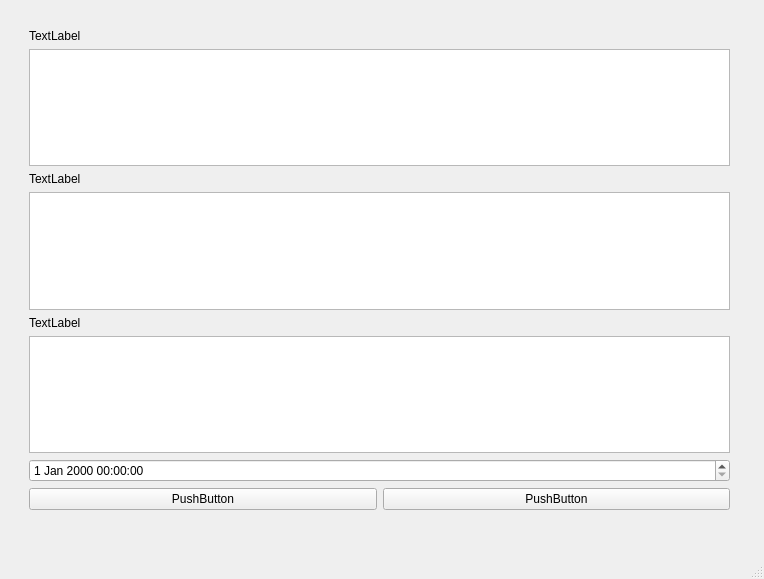
<?xml version="1.0" encoding="UTF-8"?>
<ui version="4.0">
 <class>NewEntry</class>
 <widget class="QMainWindow" name="NewEntry">
  <property name="geometry">
   <rect>
    <x>0</x>
    <y>0</y>
    <width>764</width>
    <height>579</height>
   </rect>
  </property>
  <property name="windowTitle">
   <string>MainWindow</string>
  </property>
  <widget class="QWidget" name="centralwidget">
   <widget class="QWidget" name="verticalLayoutWidget">
    <property name="geometry">
     <rect>
      <x>29</x>
      <y>29</y>
      <width>701</width>
      <height>481</height>
     </rect>
    </property>
    <layout class="QVBoxLayout" name="verticalLayout">
     <item>
      <widget class="QLabel" name="label_2">
       <property name="text">
        <string>TextLabel</string>
       </property>
      </widget>
     </item>
     <item>
      <widget class="QTextEdit" name="textEdit"/>
     </item>
     <item>
      <widget class="QLabel" name="label_3">
       <property name="text">
        <string>TextLabel</string>
       </property>
      </widget>
     </item>
     <item>
      <widget class="QTextEdit" name="textEdit_2"/>
     </item>
     <item>
      <widget class="QLabel" name="label">
       <property name="text">
        <string>TextLabel</string>
       </property>
      </widget>
     </item>
     <item>
      <widget class="QTextEdit" name="textEdit_3"/>
     </item>
     <item>
      <widget class="QDateTimeEdit" name="dateTimeEdit"/>
     </item>
     <item>
      <layout class="QHBoxLayout" name="horizontalLayout" stretch="0,0">
       <item>
        <widget class="QPushButton" name="pushButton_2">
         <property name="text">
          <string>PushButton</string>
         </property>
        </widget>
       </item>
       <item>
        <widget class="QPushButton" name="pushButton">
         <property name="text">
          <string>PushButton</string>
         </property>
        </widget>
       </item>
      </layout>
     </item>
    </layout>
   </widget>
  </widget>
  <widget class="QMenuBar" name="menubar">
   <property name="geometry">
    <rect>
     <x>0</x>
     <y>0</y>
     <width>764</width>
     <height>22</height>
    </rect>
   </property>
  </widget>
  <widget class="QStatusBar" name="statusbar"/>
 </widget>
 <resources/>
 <connections/>
</ui>
